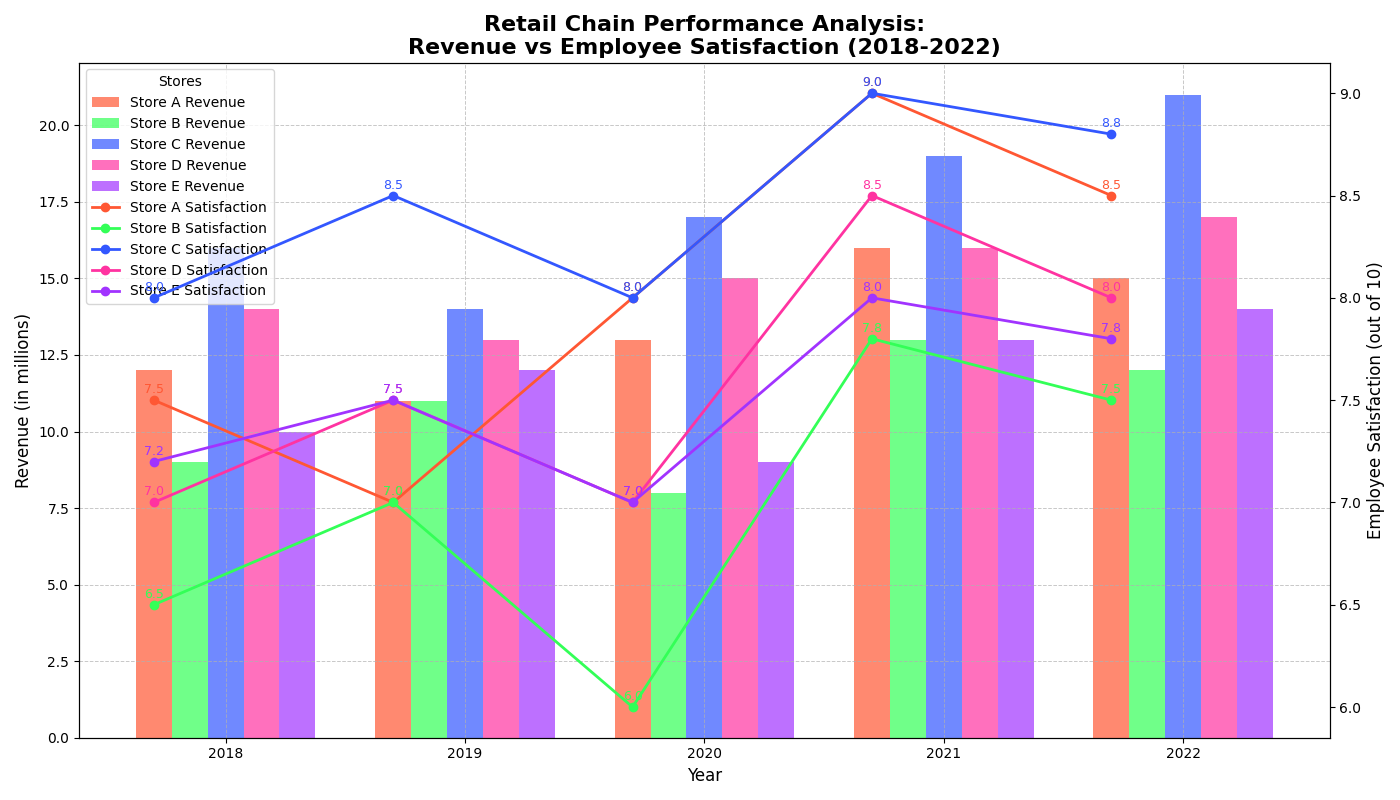

Source code (Python):
import matplotlib.pyplot as plt
import numpy as np

years = np.array([2018, 2019, 2020, 2021, 2022])
stores = ["Store A", "Store B", "Store C", "Store D", "Store E"]

# Altered Revenue data
revenue = np.array([
    [12, 11, 13, 16, 15],  # Store A
    [9, 11, 8, 13, 12],    # Store B
    [16, 14, 17, 19, 21],  # Store C
    [14, 13, 15, 16, 17],  # Store D
    [10, 12, 9, 13, 14],   # Store E
])

# Altered Employee satisfaction scores
satisfaction_scores = np.array([
    [7.5, 7, 8, 9, 8.5],     # Store A
    [6.5, 7, 6, 7.8, 7.5],   # Store B
    [8, 8.5, 8, 9, 8.8],     # Store C
    [7, 7.5, 7, 8.5, 8],     # Store D
    [7.2, 7.5, 7, 8, 7.8],   # Store E
])

fig, ax1 = plt.subplots(figsize=(14, 8))
colors = ['#FF5733', '#33FF57', '#3357FF', '#FF33A1', '#A133FF']
bar_width = 0.15

for idx, store in enumerate(stores):
    ax1.bar(years + idx*bar_width, revenue[idx], width=bar_width, color=colors[idx], alpha=0.7, label=f'{store} Revenue')

ax1.set_title('Retail Chain Performance Analysis:\nRevenue vs Employee Satisfaction (2018-2022)', fontsize=16, fontweight='bold')
ax1.set_xlabel('Year', fontsize=12)
ax1.set_ylabel('Revenue (in millions)', fontsize=12)
ax1.set_xticks(years + bar_width*(len(stores)-1)/2)
ax1.set_xticklabels(years)

ax2 = ax1.twinx()
ax2.set_ylabel('Employee Satisfaction (out of 10)', fontsize=12)

for idx, store in enumerate(stores):
    ax2.plot(years, satisfaction_scores[idx], marker='o', linestyle='-', linewidth=2, color=colors[idx], label=f"{store} Satisfaction")
    for x, y in zip(years, satisfaction_scores[idx]):
        ax2.annotate(f'{y}', xy=(x, y), xytext=(0, 5), textcoords='offset points', fontsize=9, color=colors[idx], ha='center')

bars, bar_labels = ax1.get_legend_handles_labels()
lines, line_labels = ax2.get_legend_handles_labels()
ax1.legend(bars + lines, bar_labels + line_labels, title='Stores', loc='upper left', fontsize=10, frameon=True)

ax1.grid(True, linestyle='--', linewidth=0.7, alpha=0.7)
plt.tight_layout()
plt.show()
